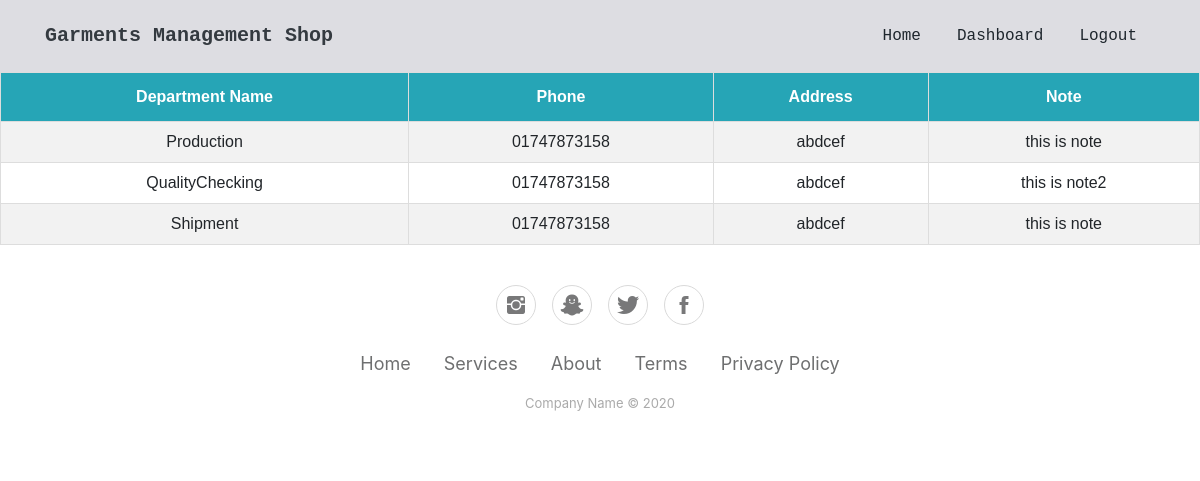
The app's page /showdepartments/ (signed in), older data.
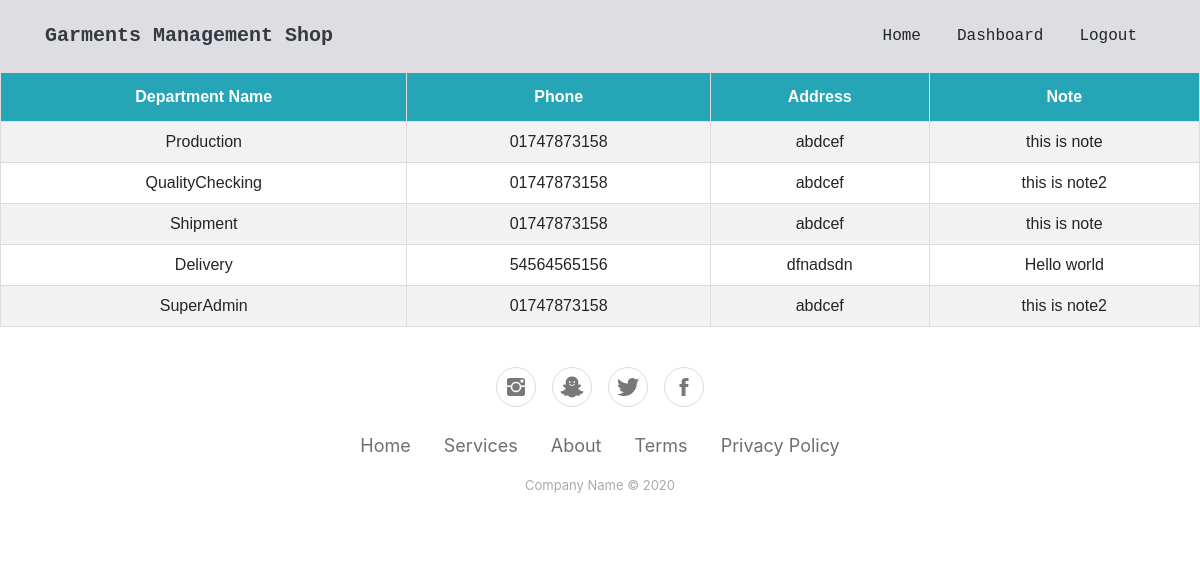
The same page, newer data.
### GarmentsManagementApp/models.py (models this page shows)
class Department(models.Model):
    Name = models.CharField(max_length=15)
    phone = models.CharField(max_length=12)
    address = models.CharField(max_length=1000, null=True)
    note = models.CharField(max_length=3000, null=True)

### GarmentsManagementApp/views.py (the view)
# urls.py: path('showdepartments/',views.showdepartments,name='ShowDepartments'),
@login_required(login_url='/login/')
def showdepartments(request):
    list = Department.objects.all()
    return render(request,'showDepartment.html',{'list':list})

### templates/showDepartment.html (shortened to what this page needs)
{% extends 'index.html' %}
{% block content %}
</head>
<body>
<table id="customers">
  <tr>
    <th>Department Name</th>
    <th>Phone</th>
    <th>Address</th>
      <th>Note</th>
  </tr>
    {% for item in list %}
        <tr>
            <td>{{ item.Name}}</td>
            <td>{{ item.phone }}</td>
            <td>{{ item.address }}</td>
            <td>{{ item.note }}</td>
        </tr>
    {% endfor %}
</table>
{% endblock %}

Row changes from the older to the newer data that the page shows:
added Department: Name "Delivery", phone "54564565156", address "dfnadsdn", note "Hello world"
added Department: Name "SuperAdmin", phone "01747873158", address "abdcef", note "this is note2"
